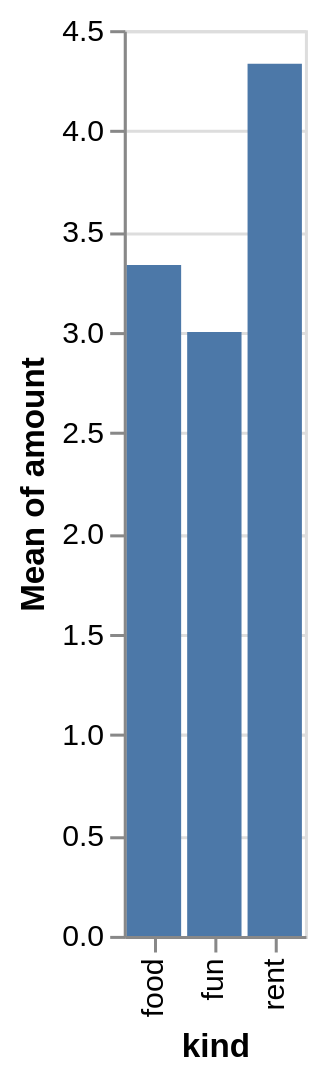

Describe this chart as a Vega-Lite specification.
### Vega-Lite specification from a JSON file in a GitHub repository (floating-point values rounded to 4 significant figures)
{"$schema": "https://vega.github.io/schema/vega-lite/v6.json", "data": {"values": [{"amount": 3, "kind": "rent", "month": "Jan"}, {"amount": 5, "kind": "food", "month": "Jan"}, {"amount": 2, "kind": "fun", "month": "Jan"}, {"amount": 4, "kind": "rent", "month": "Feb"}, {"amount": 2, "kind": "food", "month": "Feb"}, {"amount": 6, "kind": "fun", "month": "Feb"}, {"amount": 6, "kind": "rent", "month": "Mar"}, {"amount": 3, "kind": "food", "month": "Mar"}, {"amount": 1, "kind": "fun", "month": "Mar"}]}, "description": "Mean per category via encoding aggregate.", "encoding": {"x": {"field": "kind", "type": "ordinal"}, "y": {"aggregate": "mean", "field": "amount", "type": "quantitative"}}, "mark": "bar", "usermeta": {"easel": {"standin_ratio": 0.0316, "threshold": 0.06}}}
